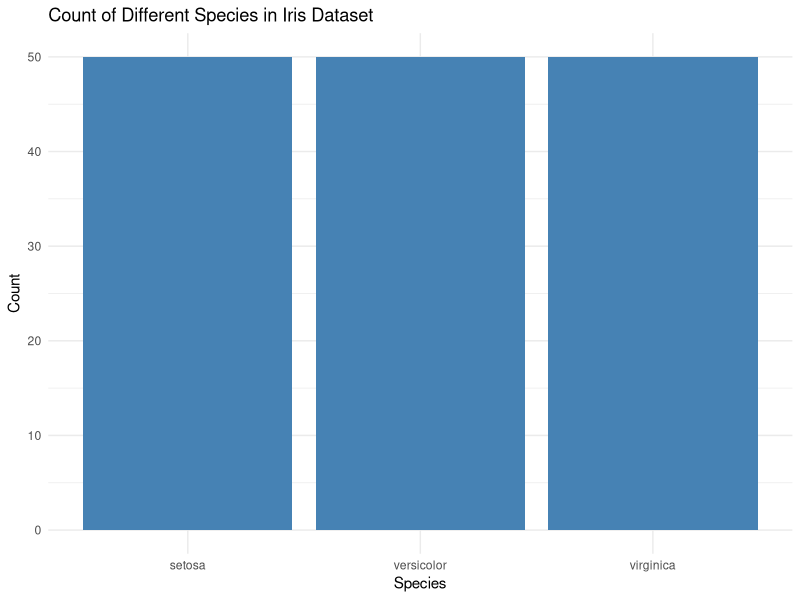
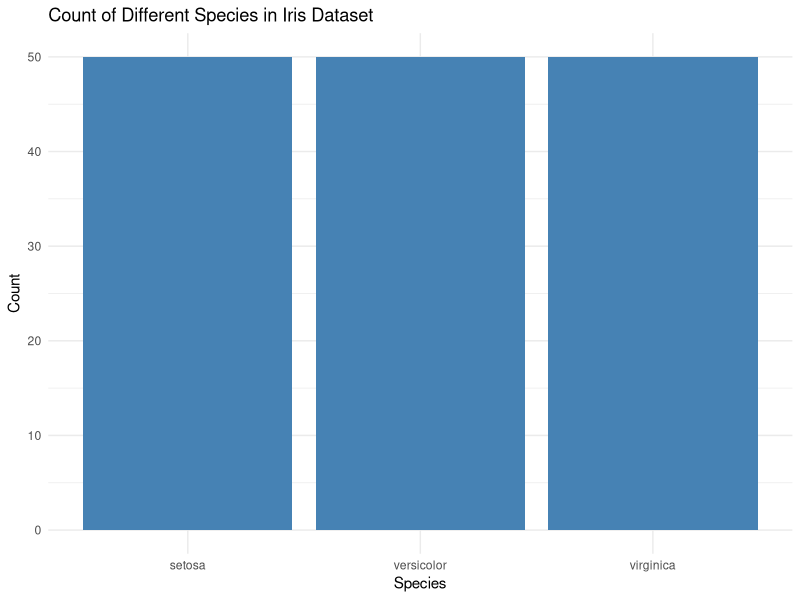

R code for these plots, in order:
install.packages("ggplot2")
library(ggplot2)
data(iris)
ggplot(data = iris, aes(x = Species)) +
  geom_bar(fill = "steelblue") +
  labs(title = "Count of Different Species in Iris Dataset", 
       x = "Species", 
       y = "Count") +
  theme_minimal()
plot <- ggplot(data = iris, aes(x = Species)) +
  geom_bar(fill = "steelblue") +
  labs(title = "Count of Different Species in Iris Dataset", 
       x = "Species", 
       y = "Count") +
  theme_minimal()
print(plot)
